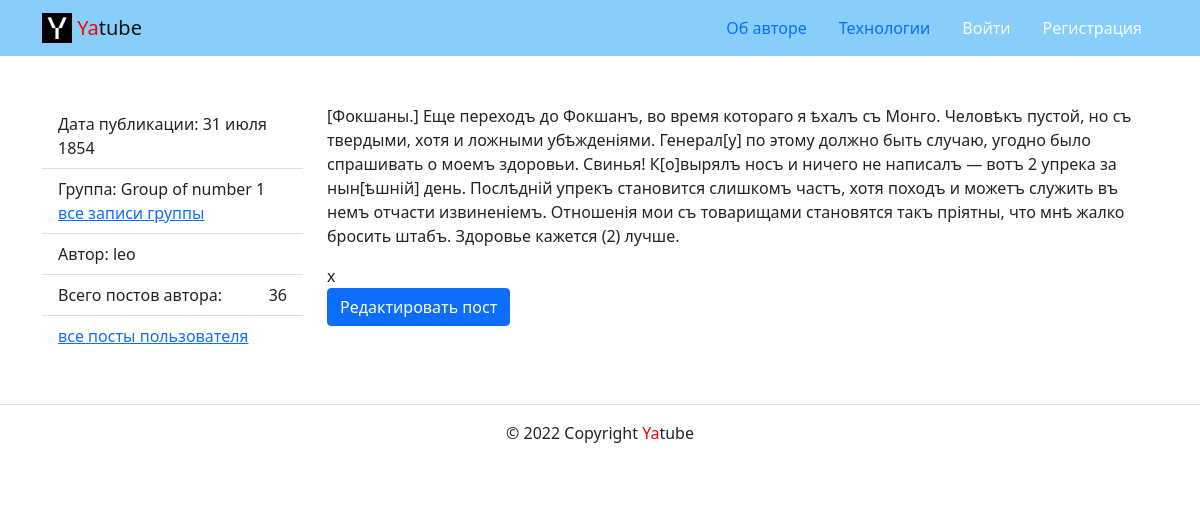
The page /posts/37/ on the database as committed earlier.
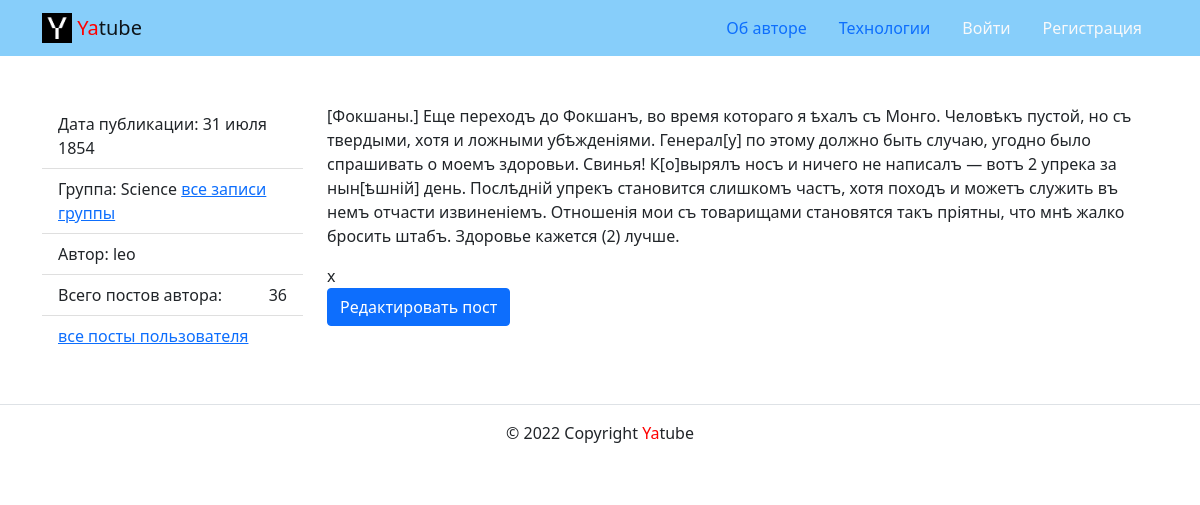
The same page on the database as committed later.
### posts/models.py (models this page shows, shortened)
class Post(models.Model):
    text = models.TextField()
    pub_date = models.DateTimeField(auto_now_add=True)
    author = models.ForeignKey(
        User,
        on_delete=models.CASCADE,
        blank=True,
        null=True,
        related_name='posts'
    )
    group = models.ForeignKey(
        Group,
        on_delete=models.SET_NULL,
        max_length=200,
        blank=True,
        null=True,
        related_name='posts'
    )
    class Meta:
        ordering = ('-pub_date',)

class Group(models.Model):
    title = models.CharField(max_length=200)
    slug = models.SlugField(max_length=100, unique=True)
    description = models.TextField()

### posts/views.py (the view)
# urls.py: path('posts/<int:post_id>/', views.post_detail, name='post_detail'),
def post_detail(request, post_id):
    post = get_object_or_404(Post, id=post_id)
    lol = post.author
    posts = Post.objects.filter(author=lol)
    title = post.text[0:30]
    context = {
        'posts': posts,
        'post': post,
    }
    return render(request, 'posts/post_detail.html', context)

### core/context_processors/year.py (called while the page is built)
def year(request):
    return {
        "year": datetime.datetime.now().year
    }

### templates/posts/post_detail.html
{% extends 'base.html' %}
{% block content %}
    <main>
    <div class="container py-5">
      <div class="row">
        <aside class="col-12 col-md-3">
          <ul class="list-group list-group-flush">
            <li class="list-group-item">
              Дата публикации: {{ post.pub_date|date:"d E Y" }}
            </li>
            {% if post.group %}
            <li class="list-group-item">
                    Группа: {{ post.group.title }}
            <a href="{% url 'posts:group_list' post.group.slug %}"> все записи группы </a>
            </li>
            {% endif %}
            <li class="list-group-item">
              Автор: {{ post.author.username }}
            </li>
            <li class="list-group-item d-flex justify-content-between align-items-center">
              Всего постов автора:  <span >{{ posts|length}} </span>
            </li>
            <li class="list-group-item">
              <a href="{% url 'posts:profile' post.author.username %}">
                все посты пользователя
              </a>
            </li>
          </ul>
        </aside>
        <article class="col-12 col-md-9">
          <p>
           {{ post.text }}
          </p>x
            {% if request.user.username == post.author.username  %}
        <div>
            <a class="btn btn-primary" href="{% url 'posts:update_post' post.pk %}">
                Редактировать пост
            </a>
        </div>
            {% else %}
                <div>
            <a class="btn btn-primary" href="{% url 'posts:post_detail' post.pk %}">
                Редактировать пост
            </a>
        </div>
      {% endif %}
        </article>
      </div>
    </div>
    </main>
{% endblock %}

Rows that differ between the two databases and show on the page:
changed through a linked row, Post "31 июля 1854": group "Group of number 1" → "Science"
